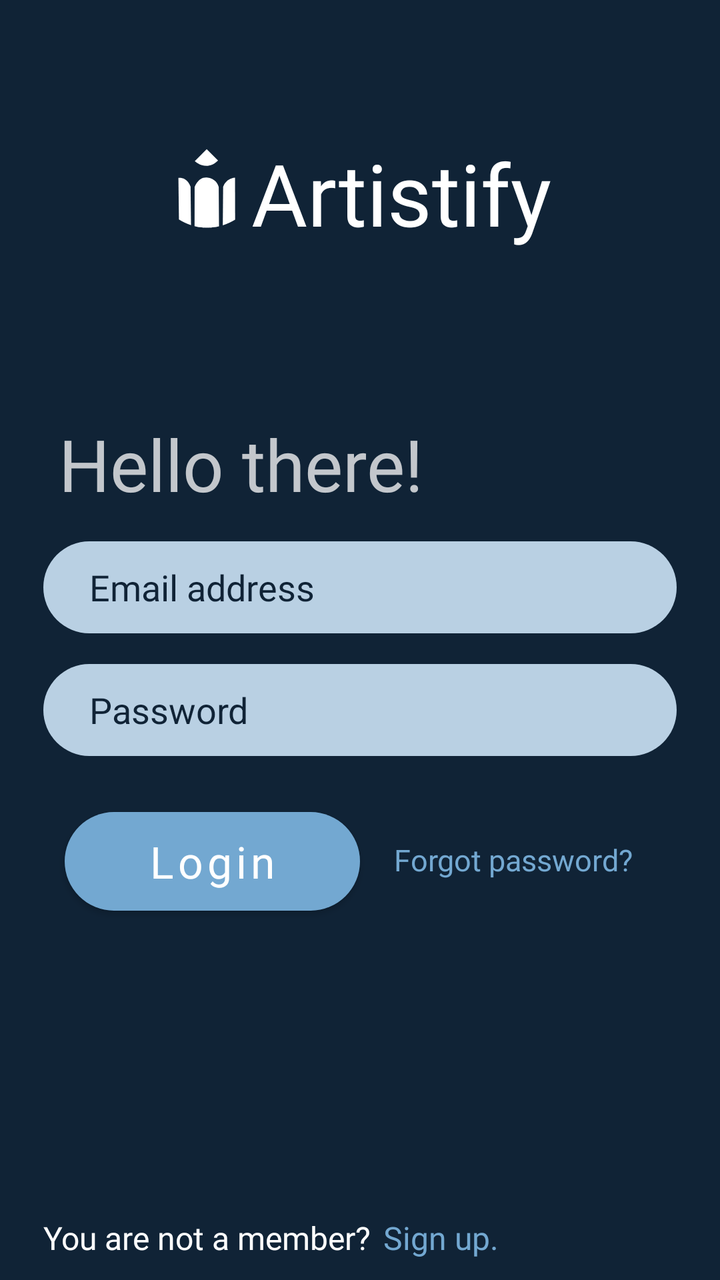
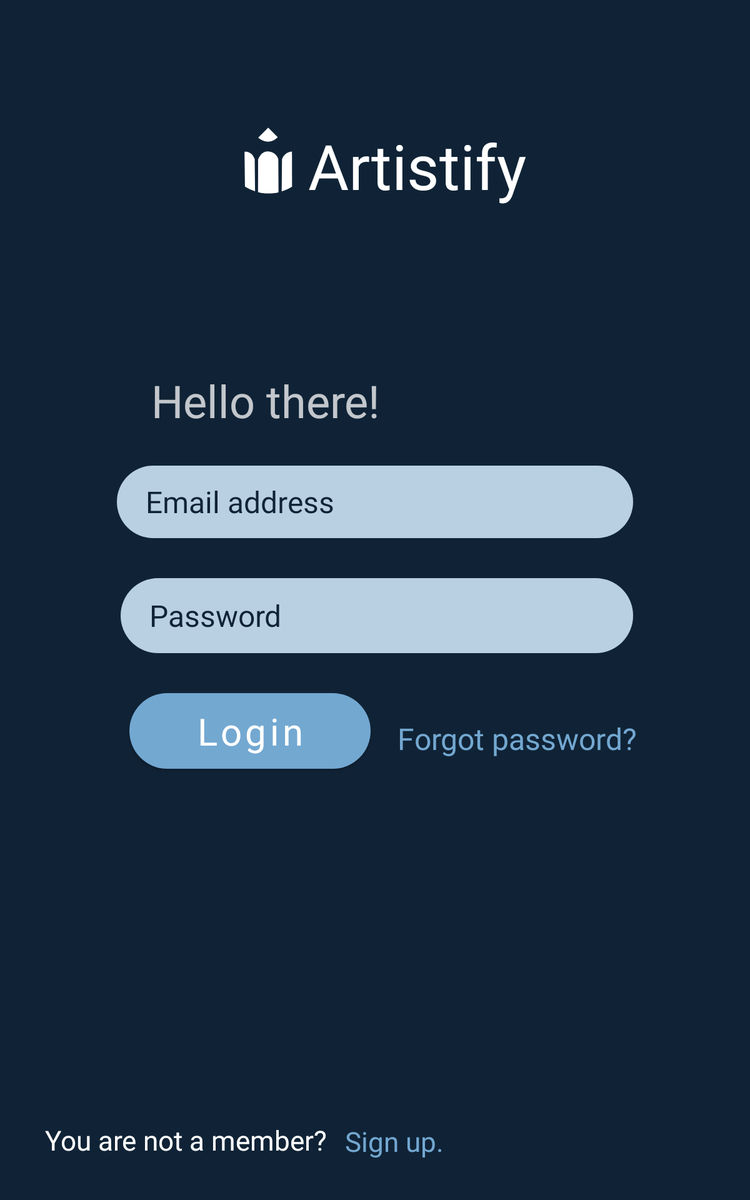

Two renders of one Android screen. The first uses the default layout on a phone; the second uses the alternative layout the repository ships for a different screen configuration, on a matching device. The two XML files are below.
<!-- AndroidManifest.xml: application theme Theme.Artistify -->
<!-- res/layout/activity_login.xml -->
<?xml version="1.0" encoding="utf-8"?>
<androidx.constraintlayout.widget.ConstraintLayout xmlns:android="http://schemas.android.com/apk/res/android"
    xmlns:app="http://schemas.android.com/apk/res-auto"
    xmlns:tools="http://schemas.android.com/tools"
    android:layout_width="match_parent"
    android:layout_height="match_parent"
    android:background="@color/darkblue"
    tools:context=".Authentication.Login">


    <EditText
        android:id="@+id/editTextTextEmailAddress"
        android:layout_width="0dp"
        android:layout_height="46sp"

        android:background="@drawable/input_field"
        android:ems="10"
        android:fontFamily="@font/regular"
        android:hint="Email address"
        android:inputType="textEmailAddress"
        android:textColor="@color/darkblue"
        android:textColorHint="@color/darkblue"
        app:layout_constraintBottom_toTopOf="@+id/editTextTextPassword"
        app:layout_constraintEnd_toStartOf="@id/guideline18"
        app:layout_constraintHorizontal_bias="0.0"
        app:layout_constraintStart_toStartOf="@id/guideline17"
        app:layout_constraintTop_toTopOf="parent"
        app:layout_constraintVertical_bias="0.946" />

    <EditText
        android:id="@+id/editTextTextPassword"
        android:layout_width="0dp"
        android:layout_height="46sp"

        android:background="@drawable/input_field"
        android:ems="10"
        android:hint="Password"
        android:inputType="textPassword"

        android:textColor="@color/darkblue"
        android:textColorHint="@color/darkblue"
        app:layout_constraintBottom_toBottomOf="parent"
        app:layout_constraintEnd_toStartOf="@id/guideline18"

        app:layout_constraintHorizontal_bias="0.0"
        app:layout_constraintStart_toStartOf="@id/guideline17"
        app:layout_constraintTop_toTopOf="parent"
        app:layout_constraintVertical_bias="0.559" />

    <TextView
        android:id="@+id/textView5"
        android:layout_width="wrap_content"
        android:layout_height="wrap_content"

        android:fontFamily="@font/a_bold"
        android:text="Artistify"
        android:textColor="@color/white"
        android:textSize="43sp"
        app:layout_constraintBottom_toTopOf="@+id/textView6"
        app:layout_constraintEnd_toStartOf="@+id/guideline18"
        app:layout_constraintHorizontal_bias="0.625"
        app:layout_constraintStart_toEndOf="@+id/guideline17"
        app:layout_constraintTop_toTopOf="parent"
        app:layout_constraintVertical_bias="0.45" />

    <ImageView
        android:id="@+id/imageView2"
        android:layout_width="44dp"
        android:layout_height="54dp"

        app:layout_constraintBottom_toTopOf="@+id/textView6"
        app:layout_constraintEnd_toStartOf="@id/textView5"
        app:layout_constraintHorizontal_bias="1.0"
        app:layout_constraintStart_toStartOf="@+id/guideline17"
        app:layout_constraintTop_toTopOf="parent"
        app:layout_constraintVertical_bias="0.443"
        app:srcCompat="@drawable/ic_logo_icon_01" />

    <TextView
        android:id="@+id/textView6"
        android:layout_width="wrap_content"
        android:layout_height="wrap_content"
        android:layout_marginBottom="14dp"
        android:alpha=".75"
        android:fontFamily="@font/bold"
        android:text="Hello there!"
        android:textColor="@color/white"
        android:textSize="36sp"
        app:layout_constraintBottom_toTopOf="@+id/editTextTextEmailAddress"
        app:layout_constraintEnd_toEndOf="parent"
        app:layout_constraintHorizontal_bias="0.049"
        app:layout_constraintStart_toStartOf="@id/guideline17"
        app:layout_constraintTop_toTopOf="parent"
        app:layout_constraintVertical_bias="0.996" />

    <Button
        android:id="@+id/login_btn"
        android:layout_width="0dp"
        android:layout_height="wrap_content"
        android:layout_marginTop="28dp"
        android:background="@drawable/button"
        android:fontFamily="@font/regular"
        android:text="Login"
        android:textAllCaps="false"
        android:textColor="@color/white"
        android:textSize="22sp"
        app:backgroundTint="@color/lightblue"
        app:layout_constraintEnd_toStartOf="@id/guideline20"
        app:layout_constraintHorizontal_bias="0.0"
        app:layout_constraintStart_toStartOf="@id/guideline19"
        app:layout_constraintTop_toBottomOf="@+id/editTextTextPassword" />

    <TextView
        android:id="@+id/forgot_password"
        android:layout_width="wrap_content"
        android:layout_height="wrap_content"
        android:fontFamily="@font/regular"
        android:text="Forgot password?"
        android:textColor="@color/lightblue"
        android:textSize="15sp"
        app:layout_constraintBottom_toBottomOf="@id/login_btn"
        app:layout_constraintEnd_toEndOf="@id/guideline18"
        app:layout_constraintHorizontal_bias="0.433"
        app:layout_constraintStart_toEndOf="@+id/login_btn"
        app:layout_constraintTop_toTopOf="@id/login_btn"
        app:layout_constraintVertical_bias="0.47" />

    <TextView
        android:id="@+id/textView"
        android:layout_width="wrap_content"
        android:layout_height="wrap_content"
        android:fontFamily="@font/regular"
        android:text="You are not a member?"
        android:textColor="@color/white"
        android:textSize="16sp"
        app:layout_constraintBottom_toBottomOf="parent"
        app:layout_constraintEnd_toEndOf="parent"
        app:layout_constraintHorizontal_bias="0.0"
        app:layout_constraintStart_toStartOf="@id/guideline17"
        app:layout_constraintTop_toBottomOf="@+id/login_btn"
        app:layout_constraintVertical_bias="0.936" />

    <TextView
        android:id="@+id/register_btn"
        android:layout_width="wrap_content"
        android:layout_height="wrap_content"
        android:fontFamily="@font/bold"
        android:text="Sign up."
        android:textColor="@color/lightblue"
        android:textSize="16sp"
        app:layout_constraintBottom_toBottomOf="parent"
        app:layout_constraintEnd_toEndOf="parent"
        app:layout_constraintHorizontal_bias="0.052"
        app:layout_constraintStart_toEndOf="@+id/textView"
        app:layout_constraintTop_toBottomOf="@+id/login_btn"
        app:layout_constraintVertical_bias="0.937" />

    <androidx.constraintlayout.widget.Guideline
        android:id="@+id/guideline17"
        android:layout_width="wrap_content"
        android:layout_height="wrap_content"
        android:orientation="vertical"
        app:layout_constraintGuide_percent="0.06"/>
    <androidx.constraintlayout.widget.Guideline
        android:id="@+id/guideline19"
        android:layout_width="wrap_content"
        android:layout_height="wrap_content"
        android:orientation="vertical"
        app:layout_constraintGuide_percent="0.09"/>
    <androidx.constraintlayout.widget.Guideline
        android:id="@+id/guideline20"
        android:layout_width="wrap_content"
        android:layout_height="wrap_content"
        android:orientation="vertical"
        app:layout_constraintGuide_percent="0.5"/>
    <androidx.constraintlayout.widget.Guideline
        android:id="@+id/guideline18"
        android:layout_width="wrap_content"
        android:layout_height="wrap_content"
        android:orientation="vertical"
        app:layout_constraintGuide_percent="0.94"/>

    <ProgressBar
        android:id="@+id/progressBarLogin"
        style="?android:attr/progressBarStyle"
        android:visibility="gone"
        android:layout_width="wrap_content"
        android:layout_height="wrap_content"
        app:layout_constraintBottom_toBottomOf="parent"
        app:layout_constraintEnd_toEndOf="parent"
        app:layout_constraintStart_toStartOf="parent"
        app:layout_constraintTop_toTopOf="parent"
        />



</androidx.constraintlayout.widget.ConstraintLayout>
<!-- resources referenced by this layout -->
<resources>
  <color name="darkblue">#102336</color>
  <color name="lightblue">#73A8D1</color>
  <color name="white">#FFFFFFFF</color>
  <!-- drawable button (drawable) -->
  <?xml version="1.0" encoding="utf-8"?>
  <shape android:shape="rectangle"  xmlns:android="http://schemas.android.com/apk/res/android">
      <corners android:radius="50sp"/>
      <solid android:color="@color/lightblue"/>
  
  </shape>
  <!-- drawable ic_logo_icon_01 (drawable) -->
  <vector xmlns:android="http://schemas.android.com/apk/res/android"
      android:width="1000dp"
      android:height="1000dp"
      android:viewportWidth="1000"
      android:viewportHeight="1000">
    <path
        android:pathData="M498.5,927.8c4.6,0 9.2,-0.2 13.8,-0.3l-31.2,-0.1C486.9,927.5 492.6,927.8 498.5,927.8z"
        android:fillColor="#1A1A1A"/>
    <path
        android:pathData="M815.8,837.8c-43.5,26.8 -90.5,48.4 -140.2,63.6l3.9,-436.2c0,0 25.8,-96.6 135.3,-105.3L815.8,837.8z"
        android:fillColor="#FFFFFF"/>
    <path
        android:pathData="M314.5,899.2c-48.7,-15.6 -94.7,-37.2 -137.1,-63.8l-6.1,-473c0,0 96,-19.4 138.2,100.2L314.5,899.2z"
        android:fillColor="#FFFFFF"/>
    <path
        android:pathData="M632.6,912.7c-38.8,8.8 -79,13.8 -120.3,14.7L632.6,912.7z"
        android:fillColor="#FFFFFF"/>
    <path
        android:pathData="M481.1,927.3c-43.4,-1.2 -85.6,-6.9 -126.2,-16.8L481.1,927.3z"
        android:fillColor="#FFFFFF"/>
    <path
        android:pathData="M494.6,358c-99.1,-8.9 -138.9,109.1 -138.9,109.1l-0.8,443.4c40.6,9.9 82.8,15.6 126.2,16.9l31.2,0.1c41.3,-0.9 81.5,-6 120.3,-14.8l-3.1,-444.7C625.5,440.6 593.7,366.9 494.6,358z"
        android:fillColor="#FFFFFF"/>
    <path
        android:pathData="M357.2,171.9c0,0 134.1,126 264.6,-6.8L492.9,36.2L357.2,171.9z"
        android:fillColor="#FFFFFF"/>
  </vector>
  <!-- drawable input_field (drawable) -->
  <?xml version="1.0" encoding="utf-8"?>
  <shape android:shape="rectangle" xmlns:android="http://schemas.android.com/apk/res/android">
      <solid android:color="@color/lightblue_1"/>
      <corners android:radius="50dp"/>
      <padding android:left="23sp" android:right="23sp"/>
  </shape>
  <style name="Theme.Artistify" parent="Theme.MaterialComponents.DayNight.DarkActionBar">
          
          <item name="colorPrimary">@color/lightblue</item>
          <item name="colorPrimaryVariant">@color/lightblue</item>
          <item name="colorOnPrimary">@color/white</item>
          
          <item name="colorSecondary">@color/lightblue</item>
          <item name="colorSecondaryVariant">@color/lightblue</item>
          <item name="colorOnSecondary">@color/darkblue_1</item>
          
          <item name="android:statusBarColor" tools:targetApi="l">@color/darkblue</item>
          
  
          <item name="windowNoTitle">true</item>
          <item name="windowActionBar">false</item>
  
          <item name="radioButtonStyle">@style/Widget.App.RadioButton</item>
  
          <item name="colorOnSurface">@color/darkblue</item>
  
      </style>
  <color name="lightblue_1">#B9D0E3</color>
  <color name="darkblue_1">#426684</color>
  <style name="Widget.App.RadioButton" parent="Widget.MaterialComponents.CompoundButton.RadioButton">
          <item name="materialThemeOverlay">@style/ThemeOverlay.App.RadioButton</item>
      </style>
  <style name="ThemeOverlay.App.RadioButton" parent="">
          <item name="colorOnSurface">@color/darkblue</item>
          <item name="colorSecondary">@color/darkblue</item>
      </style>
</resources>
<!-- res/layout-sw600dp/activity_login.xml (the repository's variant of the layout above) -->
<!-- drawn on a 7-inch tablet held upright -->
<?xml version="1.0" encoding="utf-8"?>
<androidx.constraintlayout.widget.ConstraintLayout xmlns:android="http://schemas.android.com/apk/res/android"
    xmlns:app="http://schemas.android.com/apk/res-auto"
    xmlns:tools="http://schemas.android.com/tools"
    android:layout_width="match_parent"
    android:layout_height="match_parent"
    android:background="@color/darkblue"
    tools:context=".Authentication.Login">


   <EditText
         android:id="@+id/editTextTextEmailAddress"
        android:layout_width="413dp"
        android:layout_height="58dp"
        android:background="@drawable/input_field"
        android:ems="10"
        android:fontFamily="@font/regular"
        android:hint="Email address"
        android:inputType="textEmailAddress"
        android:textColor="@color/darkblue"
        android:textColorHint="@color/darkblue"
        android:textSize="24dp"
        app:layout_constraintBottom_toBottomOf="parent"
        app:layout_constraintEnd_toEndOf="parent"
        app:layout_constraintStart_toStartOf="parent"
        app:layout_constraintTop_toBottomOf="@+id/textView6"
        app:layout_constraintVertical_bias="0.05" />


    <EditText
        android:id="@+id/editTextTextPassword"
        android:layout_width="410dp"
        android:layout_height="60dp"
        android:background="@drawable/input_field"
        android:ems="10"
        android:hint="Password"
        android:inputType="textPassword"
        android:textColor="@color/darkblue"
        android:textColorHint="@color/darkblue"
        android:textSize="24dp"

        app:layout_constraintBottom_toBottomOf="parent"
        app:layout_constraintEnd_toEndOf="parent"
        app:layout_constraintHorizontal_bias="0.507"
        app:layout_constraintStart_toStartOf="parent"
        app:layout_constraintTop_toBottomOf="@+id/editTextTextEmailAddress"
        app:layout_constraintVertical_bias="0.068" />

    <TextView
        android:id="@+id/textView5"
        android:layout_width="wrap_content"
        android:layout_height="wrap_content"
        android:fontFamily="@font/a_bold"
        android:text="Artistify"
        android:textColor="@color/white"
        android:textSize="50sp"
        app:layout_constraintBottom_toBottomOf="parent"
        app:layout_constraintEnd_toEndOf="parent"
        app:layout_constraintHorizontal_bias="0.58"
        app:layout_constraintStart_toStartOf="parent"
        app:layout_constraintTop_toTopOf="parent"
        app:layout_constraintVertical_bias="0.111" />

    <ImageView
        android:id="@+id/imageView2"
        android:layout_width="63dp"
        android:layout_height="59dp"
        app:layout_constraintBottom_toBottomOf="parent"
        app:layout_constraintEnd_toStartOf="@+id/textView5"
        app:layout_constraintHorizontal_bias="1.0"
        app:layout_constraintStart_toStartOf="parent"
        app:layout_constraintTop_toTopOf="parent"
        app:layout_constraintVertical_bias="0.111"
        app:srcCompat="@drawable/ic_logo_icon_01" />

    <TextView
        android:id="@+id/textView6"
        android:layout_width="wrap_content"
        android:layout_height="wrap_content"
        android:alpha=".75"
        android:fontFamily="@font/bold"
        android:text="Hello there!"
        android:textColor="@color/white"
        android:textSize="36sp"
        app:layout_constraintBottom_toBottomOf="parent"
        app:layout_constraintEnd_toEndOf="parent"
        app:layout_constraintHorizontal_bias="0.29"
        app:layout_constraintStart_toStartOf="parent"
        app:layout_constraintTop_toTopOf="parent"
        app:layout_constraintVertical_bias="0.325" />

    <Button
        android:id="@+id/login_btn"
        android:layout_width="193dp"
        android:layout_height="wrap_content"
        android:background="@drawable/button"
        android:fontFamily="@font/regular"
        android:text="Login"
        android:textAllCaps="false"
        android:textColor="@color/white"
        android:textSize="30sp"
        app:backgroundTint="@color/lightblue"
        app:layout_constraintBottom_toBottomOf="parent"
        app:layout_constraintEnd_toEndOf="parent"
        app:layout_constraintHorizontal_bias="0.254"
        app:layout_constraintStart_toStartOf="parent"
        app:layout_constraintTop_toBottomOf="@+id/editTextTextPassword"
        app:layout_constraintVertical_bias="0.085" />

    <TextView
        android:id="@+id/forgot_password"
        android:layout_width="wrap_content"
        android:layout_height="wrap_content"
        android:fontFamily="@font/regular"
        android:text="Forgot password?"
        android:textColor="@color/lightblue"
        android:textSize="24sp"
        app:layout_constraintBottom_toBottomOf="parent"
        app:layout_constraintEnd_toEndOf="parent"
        app:layout_constraintHorizontal_bias="0.191"
        app:layout_constraintStart_toEndOf="@+id/login_btn"
        app:layout_constraintTop_toBottomOf="@+id/editTextTextPassword"
        app:layout_constraintVertical_bias="0.128" />

    <TextView
        android:id="@+id/textView"
        android:layout_width="wrap_content"
        android:layout_height="wrap_content"
        android:fontFamily="@font/regular"
        android:text="You are not a member?"
        android:textColor="@color/white"
        android:textSize="22sp"
        app:layout_constraintBottom_toBottomOf="parent"
        app:layout_constraintEnd_toEndOf="parent"
        app:layout_constraintHorizontal_bias="0.096"
        app:layout_constraintStart_toStartOf="parent"
        app:layout_constraintTop_toBottomOf="@+id/login_btn"
        app:layout_constraintVertical_bias="0.894" />

    <TextView
        android:id="@+id/register_btn"
        android:layout_width="wrap_content"
        android:layout_height="wrap_content"
        android:fontFamily="@font/bold"
        android:text="Sign up."
        android:textColor="@color/lightblue"
        android:textSize="22sp"
        app:layout_constraintBottom_toBottomOf="parent"
        app:layout_constraintEnd_toEndOf="parent"
        app:layout_constraintHorizontal_bias="0.054"
        app:layout_constraintStart_toEndOf="@+id/textView"
        app:layout_constraintTop_toBottomOf="@+id/forgot_password"
        app:layout_constraintVertical_bias="0.9" />
    <ProgressBar
        android:id="@+id/progressBarLogin"
        style="?android:attr/progressBarStyle"
        android:visibility="gone"
        android:layout_width="wrap_content"
        android:layout_height="wrap_content"
        app:layout_constraintBottom_toBottomOf="parent"
        app:layout_constraintEnd_toEndOf="parent"
        app:layout_constraintStart_toStartOf="parent"
        app:layout_constraintTop_toTopOf="parent"
        />

</androidx.constraintlayout.widget.ConstraintLayout>
